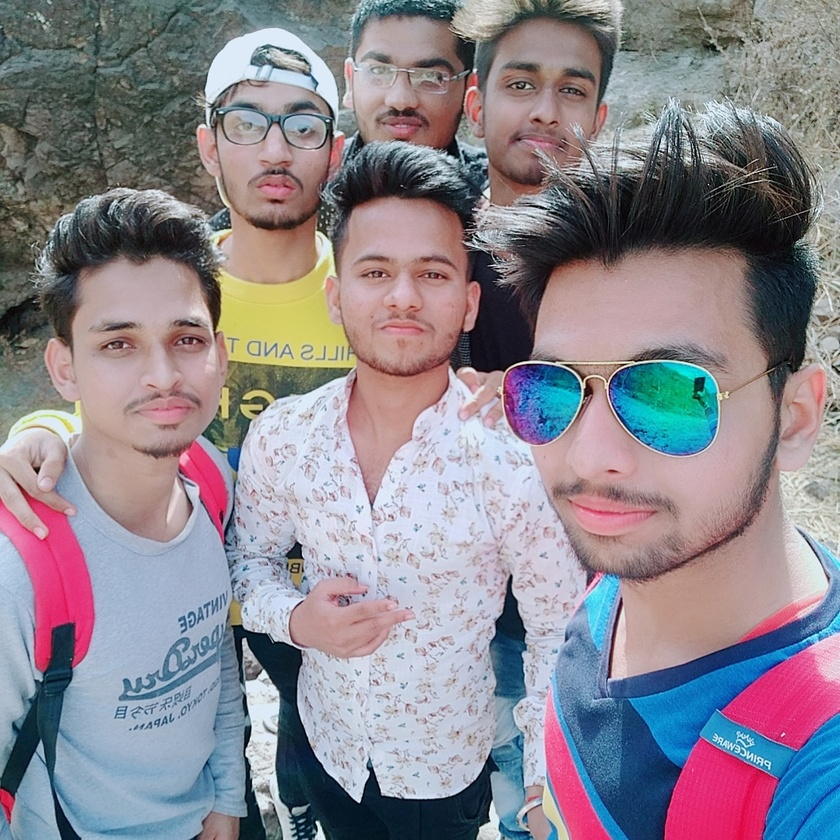
#> input picture Mypic.jpg, 840 x 840 px, shrunk from 1079 x 1079 before the run
$ python main.py
#> lines starting #> are read from the running program, lines starting #| are printed output that depends on the picture; after the words box and inside, x2 and y2 are one past the last pixel; in counts of white or black regions, pixels touching at a corner belong together
# import OpenCV
import cv2

# Load trained cascade classifier
face_cascade = cv2.CascadeClassifier('haarcascade_frontalface_default.xml')

# Read image file
color_image = cv2.imread('Mypic.jpg')
#> color_image is the input picture: shape (840, 840, 3); mean B, G, R 142.7, 134.1, 139.4

# Convert color image into grayscale
gray_image = cv2.cvtColor(color_image, cv2.COLOR_BGR2GRAY)
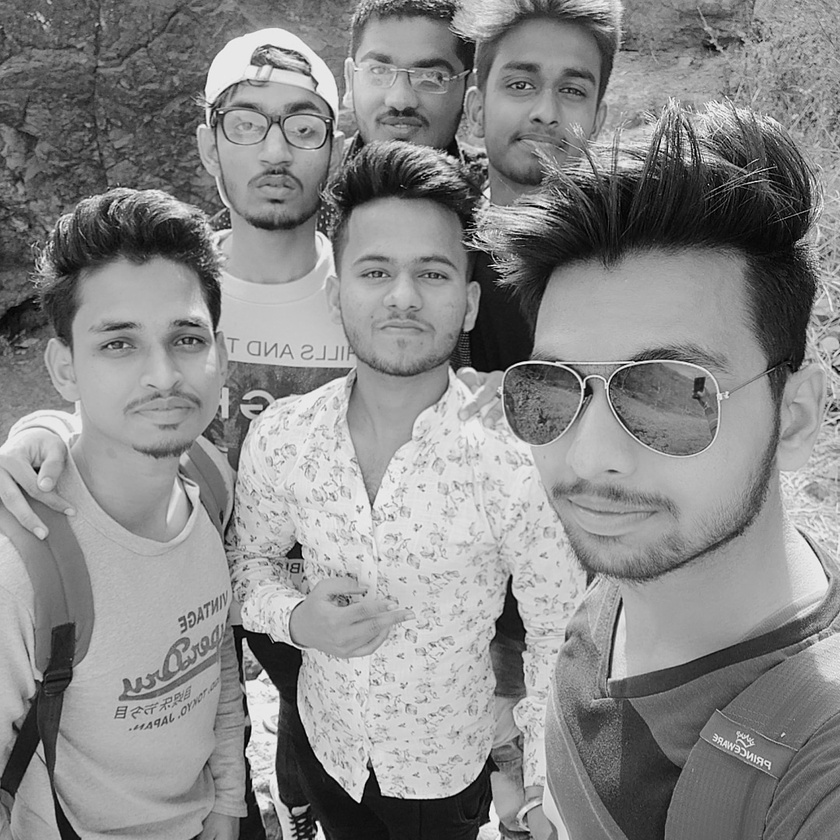
#> gray_image: shape (840, 840); min 0, max 254, mean 136.6

# Detect faces ROI
#Syntax: Classifier.detectMultiScale(input image, Scale Factor , Min Neighbors)
faces = face_cascade.detectMultiScale(gray_image, 1.1, 5)
#> faces = [[328, 214, 148, 148], [339, 18, 129, 129], [470, 25, 152, 152], [60, 268, 191, 191], [421, 248, 390, 390]]

# Draw rectangle around the faces
for (x, y, w, h) in faces:
    cv2.rectangle(color_image, (x, y), (x + w, y + h), (0, 255, 0), 2)
#> this loop made 5 passes
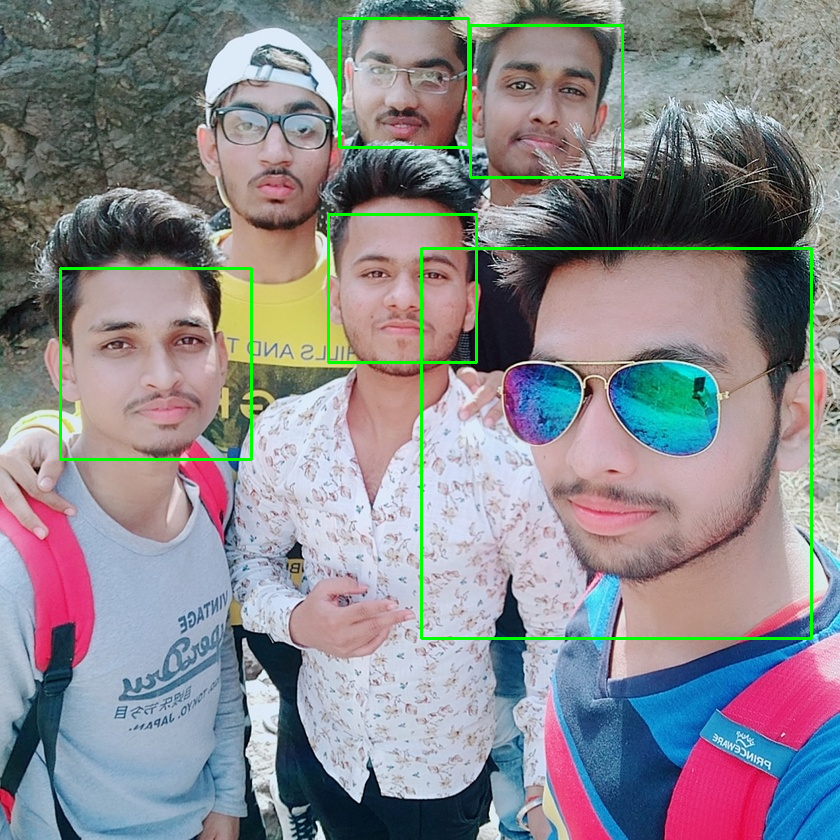
#> color_image: shape (840, 840, 3); 1.69% of pixels changed, all inside (x1, y1, x2, y2) = (59, 17, 813, 640)


# Show image
cv2.imshow('Image', color_image)

# wait to close window
cv2.waitKey()

# close all windows
cv2.destroyAllWindows()
